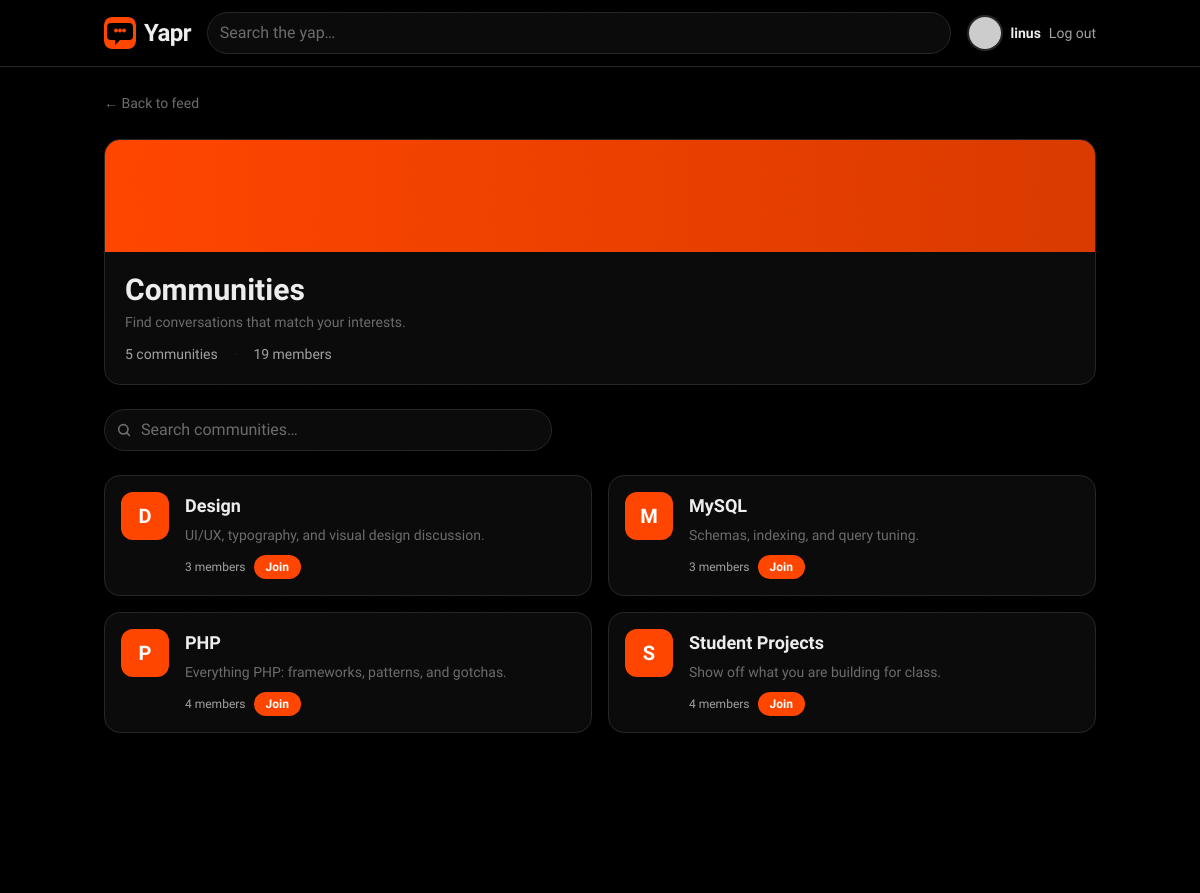
Screenshot of /api/communities.php (signed in) with the database file from the repository.
### tables this page shows
CREATE TABLE communities (
    id          INT UNSIGNED AUTO_INCREMENT PRIMARY KEY,
    name        VARCHAR(50)  NOT NULL,
    slug        VARCHAR(60)  NOT NULL UNIQUE,
    description TEXT         DEFAULT NULL,
    owner_id    INT UNSIGNED NOT NULL,
    created_at  TIMESTAMP    NOT NULL DEFAULT CURRENT_TIMESTAMP,
    FOREIGN KEY (owner_id) REFERENCES users(id) ON DELETE CASCADE
);

### api/communities.php (the view, shortened to what this page needs)
<?php
require __DIR__ . '/includes/db.php';
require __DIR__ . '/includes/helpers.php';
require __DIR__ . '/includes/header.php';
$query = mysqli_real_escape_string($conn, trim($_GET['q'] ?? ''));
if ($query !== '') {
    $result = mysqli_query($conn, "
        SELECT c.*, (SELECT COUNT(*) FROM community_members WHERE community_id = c.id) AS members_count
        FROM communities c
        WHERE c.name LIKE '%$query%' OR c.description LIKE '%$query%'
        ORDER BY c.name ASC
    ");
} else {
    $result = mysqli_query($conn, "
        SELECT c.*, (SELECT COUNT(*) FROM community_members WHERE community_id = c.id) AS members_count
        FROM communities c ORDER BY c.name ASC
    ");
}
$filtered = mysqli_fetch_all($result, MYSQLI_ASSOC);
$totalMembers = array_sum(array_column($filtered, 'members_count'));
?>
<div class="space-y-6">
  <a href="index.php" class="text-sm text-ink-faint transition hover:text-pop">&larr; Back to feed</a>
  <div class="card reveal overflow-hidden">
    <div aria-hidden="true" class="h-28 animate-gradient-pan bg-[length:200%_200%] bg-gradient-to-r from-pop via-pop-dark to-ink"></div>
    <div class="p-5">
      <h1 class="font-display text-3xl font-bold text-ink">Communities</h1>
      <p class="mt-1 text-sm text-ink-faint">Find conversations that match your interests.</p>
      <div class="mt-3 flex flex-wrap items-center gap-4 text-sm text-ink-soft">
        <span><?= count($filtered) ?> communities</span>
        <span class="text-line">&middot;</span>
        <span><?= number_format($totalMembers) ?> members</span>
      </div>
    </div>
  </div>
  <form action="communities.php" method="get" class="reveal" style="--reveal-delay:60ms">
    <div class="relative max-w-md">
      <svg aria-hidden="true" class="absolute left-3 top-1/2 -translate-y-1/2 text-ink-faint" width="16" height="16" viewBox="0 0 24 24" fill="none" stroke="currentColor" stroke-width="2.5" stroke-linecap="round"><circle cx="11" cy="11" r="7"/><path d="m20 20-4.3-4.3"/></svg>
      <input type="search" id="community-search" name="q"
             placeholder="Search communities…"
             value="<?= esc($query) ?>"
             class="field rounded-full pl-9">
    </div>
  </form>
  <?php if (empty($filtered)): ?>
    <div class="card reveal p-12 text-center">
      <p class="font-display text-lg font-semibold text-ink">No results found</p>
      <p class="mt-1 text-sm text-ink-faint">No communities match "<?= esc($query) ?>". Try a different search.</p>
      <a href="communities.php" class="btn-pop mt-4 inline-flex">Clear search</a>
    </div>
  <?php else: ?>
    <div class="grid gap-4 sm:grid-cols-2">
      <?php foreach ($filtered as $i => $c):
        $name = esc($c['name']);
        $slug = esc($c['slug']);
        $desc = esc($c['description']);
        $members = esc(number_format($c['members_count']));
        $initial = esc(mb_strtoupper(mb_substr($c['name'], 0, 1)));
        $delay = ($i + 1) * 70;
      ?>
        <div class="reveal" style="--reveal-delay:<?= $delay ?>ms">
          <a href="community.php?slug=<?= $slug ?>" class="card group flex gap-4 p-4">
            <span class="flex h-12 w-12 shrink-0 items-center justify-center rounded-xl bg-pop font-display text-xl font-black text-white transition duration-300 group-hover:scale-110"><?= $initial ?></span>
            <div class="min-w-0 flex-1">
              <h2 class="font-display text-lg font-semibold text-ink transition group-hover:text-pop"><?= $name ?></h2>
              <p class="mt-1 line-clamp-2 text-sm leading-relaxed text-ink-faint"><?= $desc ?></p>
              <div class="mt-2 flex items-center gap-2">
                <span class="text-xs font-medium text-ink-soft"><?= $members ?> members</span>
                <button type="button" class="btn-pop !py-1 !px-3 !text-xs">Join</button>
              </div>
            </div>
          </a>
        </div>
      <?php endforeach; ?>
    </div>
  <?php endif; ?>
</div>
<?php require __DIR__ . '/includes/footer.php'; ?>

### public/css/polish.css (style rules this page uses)
.reveal { opacity: 0; transform: translateY(20px); transition: opacity 0.35s cubic-bezier(0.23, 1, 0.32, 1), transform 0.35s cubic-bezier(0.23, 1, 0.32, 1); transition-delay: var(--reveal-delay, 0ms); }
.reveal.visible { opacity: 1; transform: translateY(0); }
.ripple-container { position: relative; overflow: hidden; }
html { background: #000; }

### api/includes/header.php (style rules this page uses)
:root { --ease-out: cubic-bezier(0.23, 1, 0.32, 1); }
body { background: #000000; -webkit-font-smoothing: antialiased; -moz-osx-font-smoothing: grayscale; }
.card { position: relative; border-radius: 1rem; border: 1px solid #262626; background: #0a0a0a; transition: transform 200ms var(--ease-out), border-color 200ms var(--ease-out), box-shadow 200ms var(--ease-out); }
.btn-primary, .btn-pop { display: inline-flex; align-items: center; justify-content: center; border-radius: 9999px; padding: 0.5rem 1rem; font-size: 0.875rem; font-weight: 600; transition: transform 150ms var(--ease-out), background 150ms var(--ease-out), color 150ms var(--ease-out); }
.btn-pop { background: #ff4500; color: #fff; }
.field { width: 100%; border-radius: 0.75rem; border: 1px solid #262626; background: #0a0a0a; padding: 0.5rem 0.75rem; color: #ededed; transition: border-color 150ms var(--ease-out), box-shadow 150ms var(--ease-out); }
.field::placeholder { color: #6b6b6b; }

### rows the page displays
communities: $delay 70 (drawn), name "D", name "Design", description "UI/UX, typography, and visual design discussion.", members "3"
communities: $delay 140 (drawn), name "M", name "MySQL", description "Schemas, indexing, and query tuning.", members "3"
communities: $delay 210 (drawn), name "P", name "PHP", description "Everything PHP: frameworks, patterns, and gotchas.", members "4"
communities: $delay 280 (drawn), name "S", name "Student Projects", description "Show off what you are building for class.", members "4"

### other values shown
$user['username'] "linus"
count($filtered) "5"
$totalMembers "19"
